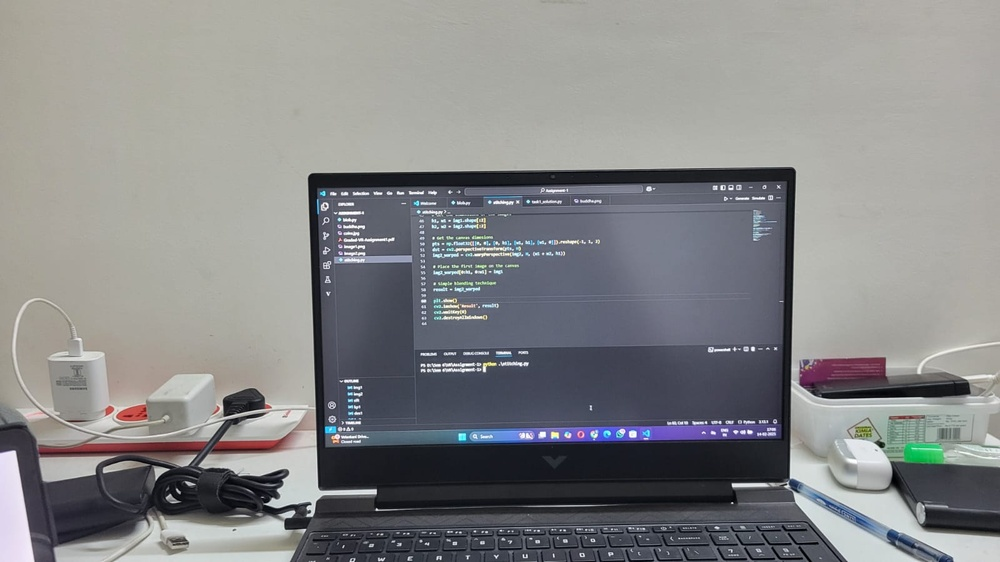
#> input picture input_images/room2.jpg, 1000 x 562 px, shrunk from 1600 x 900 before the run
$ python stitching.py
#> lines starting #> are read from the running program, lines starting #| are printed output that depends on the picture; after the words box and inside, x2 and y2 are one past the last pixel; in counts of white or black regions, pixels touching at a corner belong together
import cv2
import numpy as np
import matplotlib.pyplot as plt

# Loading the images to bew stitched
img1 = cv2.imread("../input_images/room2.jpg")
#> img1 is the input picture: shape (562, 1000, 3); mean B, G, R 135.6, 134.8, 134.2
img2 = cv2.imread("../input_images/room1.jpg")
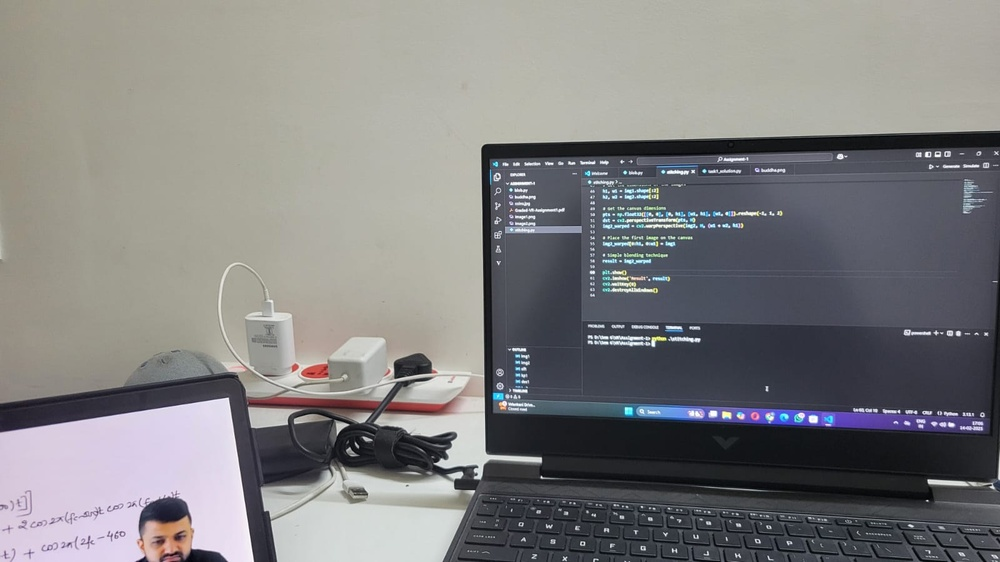
#> input picture input_images/room1.jpg, 1000 x 562 px, shrunk from 1600 x 900 before the run
#> img2 is the input picture: shape (562, 1000, 3); mean B, G, R 128.6, 128.3, 128.9

# Converting the images from BGR to RGB
img1 = cv2.cvtColor(img1, cv2.COLOR_BGR2RGB)
img2 = cv2.cvtColor(img2, cv2.COLOR_BGR2RGB)


# Converting the images to grayscale
gray1 = cv2.cvtColor(img1, cv2.COLOR_BGR2GRAY)
gray2 = cv2.cvtColor(img2, cv2.COLOR_BGR2GRAY)
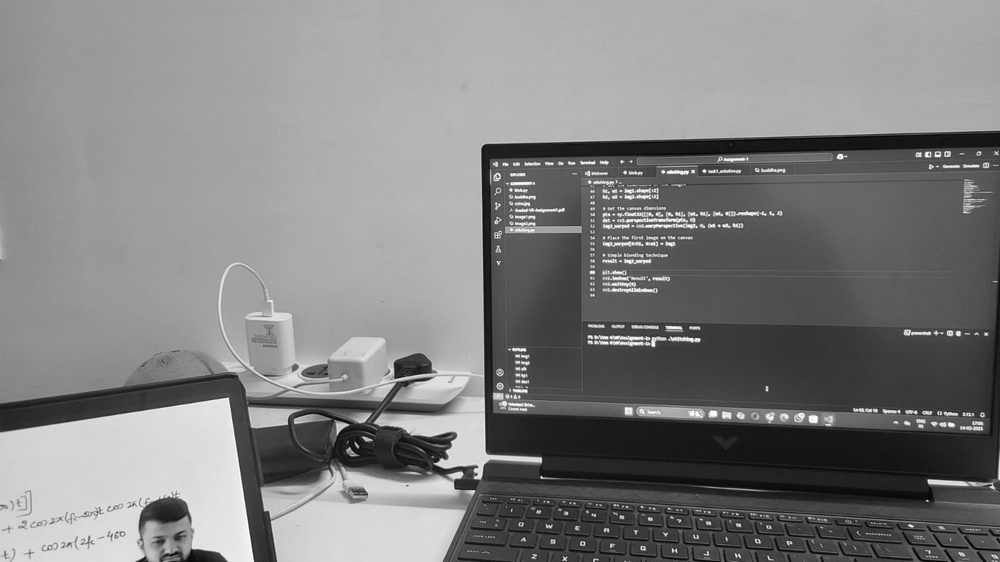
#> gray2: shape (562, 1000); min 1, max 255, mean 128.4

# Initializing SIFT detector
sift = cv2.SIFT_create()

# Detecting the keypoints and compute descriptors
keypoints1, descriptors1 = sift.detectAndCompute(gray1, None)
#> keypoints1 = 1445 keypoints; strongest (x, y, size): (377, 509, 1.8), (528, 201, 2.2), (453, 202, 2.2), (720, 422, 1.9)
keypoints2, descriptors2 = sift.detectAndCompute(gray2, None)
#> keypoints2 = 1535 keypoints; strongest (x, y, size): (704, 171, 2.3), (625, 172, 2.2), (958, 333, 3.4), (899, 411, 1.8)

# Drawing the keypoints on both images for visulization
img1_with_keypoints = cv2.drawKeypoints(img1, keypoints1, None, flags=cv2.DRAW_MATCHES_FLAGS_DRAW_RICH_KEYPOINTS)
img2_with_keypoints = cv2.drawKeypoints(img2, keypoints2, None, flags=cv2.DRAW_MATCHES_FLAGS_DRAW_RICH_KEYPOINTS)
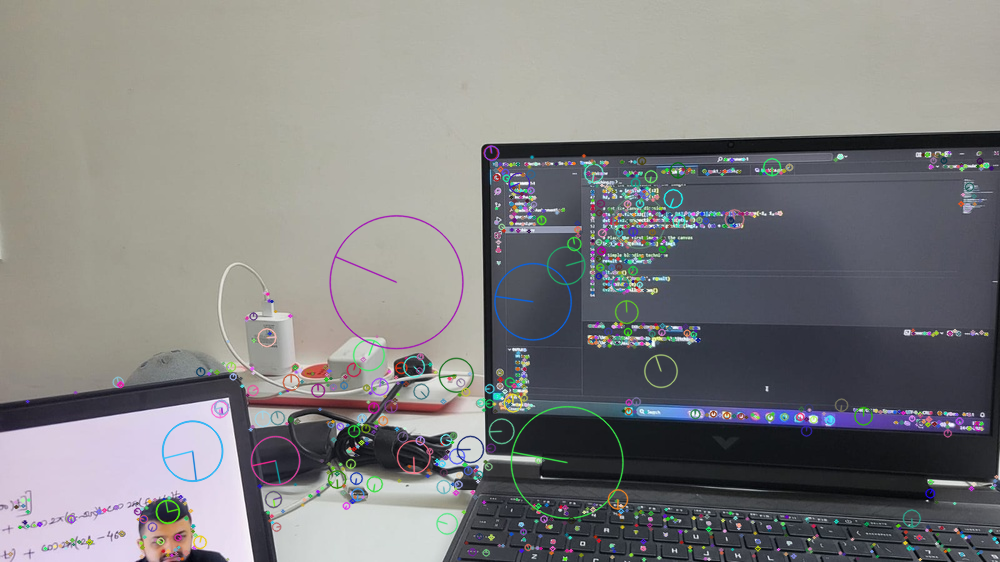
#> img2_with_keypoints: shape (562, 1000, 3); mean R, G, B 128.9, 128.5, 128.6


# Displaying the keypoints detected in both images.
plt.figure(figsize=(12, 6))

plt.subplot(1,2,1)
plt.title("Keypoints in img1")
plt.imshow(img2_with_keypoints)

plt.subplot(1,2,2)
plt.title("Keypoints in img2")
plt.imshow(img1_with_keypoints)

# Creating a BFMatcher object
bf = cv2.BFMatcher(cv2.NORM_L2, crossCheck=True)

# Matching the descriptors from both the images
matches = bf.match(descriptors1, descriptors2)
#> matches = 801 matches

# Sorting the matches by distance
matches = sorted(matches, key=lambda x: x.distance)

# Draw the top 10 best matches for visualization
img_matches = cv2.drawMatches(img1, keypoints1, img2, keypoints2, matches[:10], None, flags=cv2.DrawMatchesFlags_NOT_DRAW_SINGLE_POINTS)
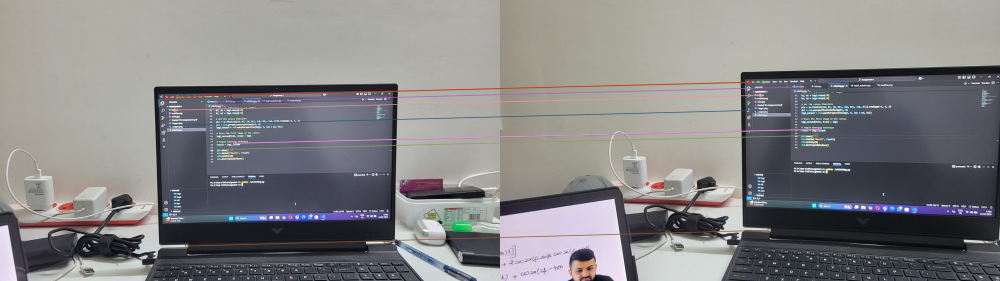
#> img_matches: shape (562, 2000, 3) (shown at 1/2 size); mean R, G, B 131.9, 131.2, 131.9

# Displaying the matched keypoints
plt.figure(figsize=(12, 6))
plt.imshow(img_matches)
plt.title("Image Matches")

# Selecting the top 50 matches for homography estimation
good_matches = matches[:50]
#> good_matches = 50 matches

# Extracting matched keypoints cordinates
src_pts = np.float32([keypoints1[m.queryIdx].pt for m in good_matches]).reshape(-1, 1, 2)
#> src_pts = 50 rows, first 8: [430.4, 203.5], [373, 491.7], [465.1, 286.4], [354.3, 193.5], [327.3, 193.5], [343, 249.9], [465.1, 286.4], [462.5, 298.2]
dst_pts = np.float32([keypoints2[m.trainIdx].pt for m in good_matches]).reshape(-1, 1, 2)
#> dst_pts = 50 rows, first 8: [601.3, 173.5], [538, 459.9], [635.1, 258.4], [526, 163.9], [499.9, 163.8], [514.1, 220], [635.1, 258.4], [632.5, 270.3]

# Computing homography matrix using RANSAC
H, mask = cv2.findHomography(src_pts, dst_pts, cv2.RANSAC, 5.0)
#> H = [[0.763, -0.00481, 212.4], [-0.0495, 0.918, -9.9], [-0.000252, 2.69e-05, 1]]; mask = 50 values, max 1 at index 0, min 0 at index 30, mean 0.98

# Getting image dimensions
height, width, channels = img2.shape  # Ensure color image processing
#> height = 562; width = 1000; channels = 3

# Warping the img1 using the homography matrix onto img2 perspective
warped_img1 = cv2.warpPerspective(img1, H, (width * 2, height))

# Overlay img2 onto the warped image
warped_img1[0:height, 0:width] = img2  # Ensuring correct placement
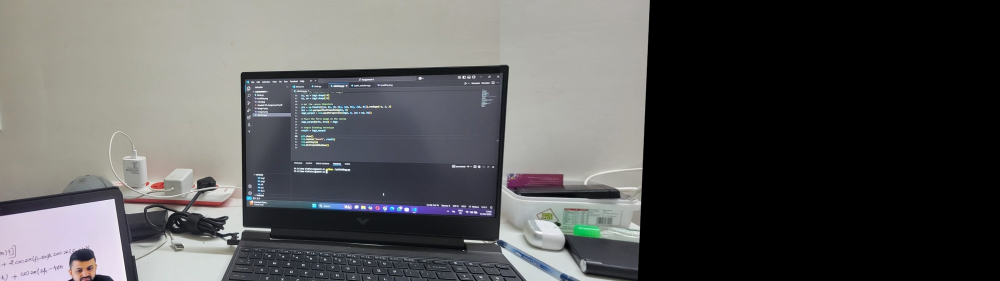
#> warped_img1: shape (562, 2000, 3) (shown at 1/2 size); mean R, G, B 87, 86.9, 86.6

# This function is used to remove the black region that forms after the stitching process
def crop_black_region(image):
    # Converting to grayscale
    gray = cv2.cvtColor(image, cv2.COLOR_BGR2GRAY)

    # Finding all non-black pixels
    _, thresh = cv2.threshold(gray, 1, 255, cv2.THRESH_BINARY)
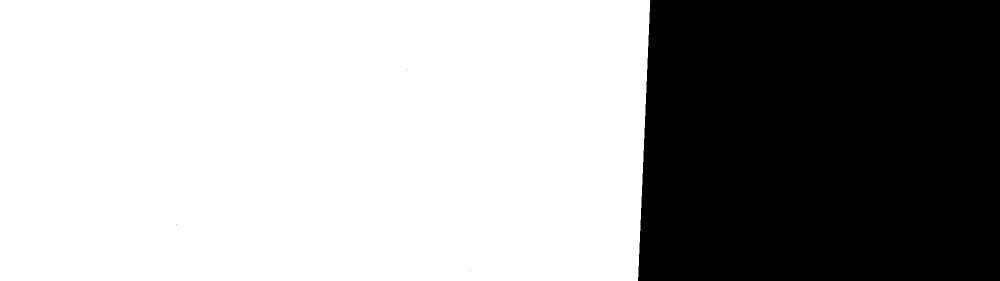
#> thresh: shape (562, 2000) (shown at 1/2 size); 64.4% white; 4 black regions (3 under 20 px), largest, box (x1, y1, x2, y2) and area: (1276, 0, 2000, 562) 399945

    # Getting the bounding box of non-black regions
    coords = cv2.findNonZero(thresh)  # Find non-black pixels
#> coords = contour of 724052 points, box (x1, y1, x2, y2) (0, 0, 1301, 562), area 3472
    x, y, w, h = cv2.boundingRect(coords)  # Get bounding box
#> x = 0; y = 0; w = 1301; h = 562

    # Croping the image
    cropped_image = image[y:y+h, x:x+w]
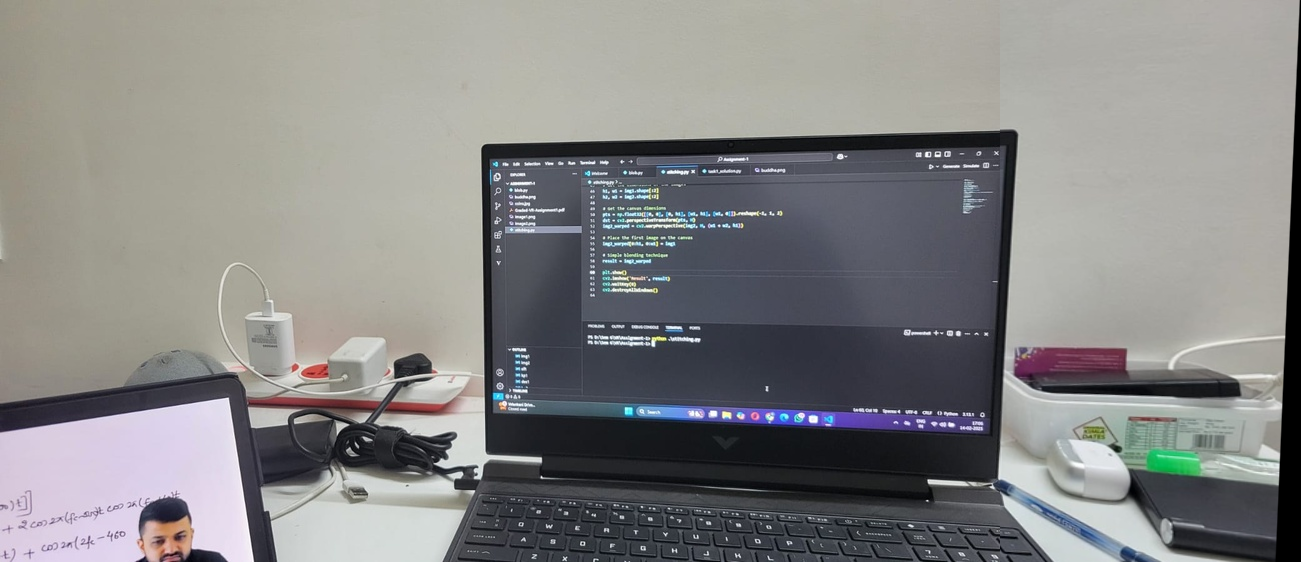
#> cropped_image: shape (562, 1301, 3); mean R, G, B 133.8, 133.6, 133.1
    return cropped_image

# Applying cropping after stitching
stitched_image = crop_black_region(warped_img1)


# Displaying the final panorama
plt.figure(figsize=(12, 6))
plt.imshow(stitched_image)
plt.title("Final Panorama")
plt.show()


#TVS Chaitanya
#IMT2022545
